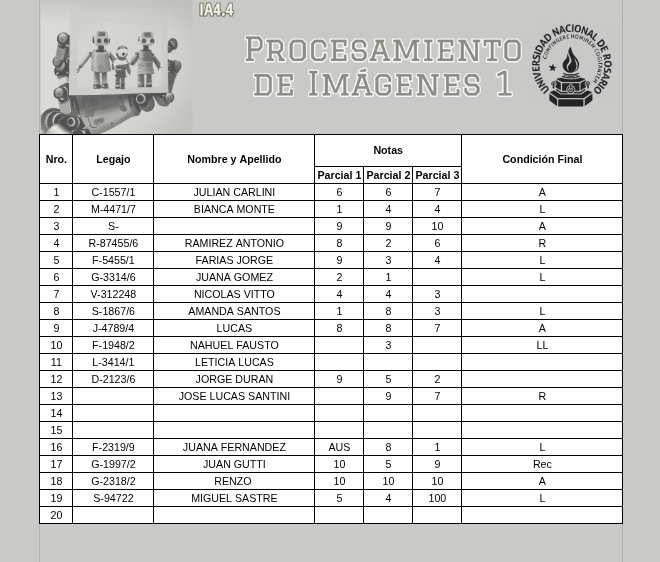
#> input picture TP1/source/grade_sheet_2.png, 660 x 562 px, found by its file name; its folder holds 4 pictures in this run
$ python problema_2_preliminar.py
#> lines starting #> are read from the running program, lines starting #| are printed output that depends on the picture; after the words box and inside, x2 and y2 are one past the last pixel; in counts of white or black regions, pixels touching at a corner belong together
import cv2
import numpy as np
import matplotlib.pyplot as plt
import pandas as pd

def buscar_letras(crop_celda, umbral=170, area_minima=2):
    """
    Función para detectar caracteres en una celda de una hoja de calificaciones.
    Parámetros:
    - crop_celda: imagen recortada de la celda
    - umbral: umbral para la binarización
    - area_minima: área mínima para considerar un componente como un carácter
    Retorna:
    - caracteres: lista de diccionarios con información de cada carácter detectado
    - cantidad: número de caracteres detectados
    """

    # 1. Convertir a escala de grises si es necesario
    if len(crop_celda.shape) == 3:
        crop = cv2.cvtColor(crop_celda, cv2.COLOR_BGR2GRAY)
    else:
        crop = crop_celda

    # 2. Aplicar el umbral (Binarización)
    _, img_binaria = cv2.threshold(crop, umbral, 255, cv2.THRESH_BINARY_INV)

    # 3. Obtener componentes conectadas
    num_labels, labels, stats, centroids = cv2.connectedComponentsWithStats(img_binaria, connectivity=8)

    # 4. Filtrar por área mínima
    # Empezamos en 1 para omitir el fondo (label 0)
    caracteres = []
    cantidad = 0
    for i in range(1, num_labels):
        area = stats[i, cv2.CC_STAT_AREA]
        if area >= area_minima:
            cantidad += 1
            caracteres.append({
                "componente": i,
                "bbox_xywh": (stats[i, 0], stats[i, 1], stats[i, 2], stats[i, 3]), # x, y, w, h
                "area": area,
                "centroide": centroids[i] #(cx,cy)
            })
    return caracteres, cantidad

def clasificar_letra(imagen_crop, umbral_ruido = 20, umbral_simetria = 15):
    # 1. Convertir a escala de grises si no lo está
    if len(imagen_crop.shape) == 3:
        gris = cv2.cvtColor(imagen_crop, cv2.COLOR_BGR2GRAY)
    else:
        gris = imagen_crop.copy()

    # 2. Binarizar (Invertir para que la letra sea BLANCA (255) y el fondo NEGRO (0))
    # Esto facilita contar píxeles de la letra usando np.sum() o cv2.countNonZero
    _, binaria = cv2.threshold(gris, 127, 255, cv2.THRESH_BINARY_INV)

    # 3. Redimensionar a un tamaño estándar (ej. 40x40) para que las proporciones siempre coincidan
    letra = cv2.resize(binaria, (40, 40))

    # 4. Dividir la letra en regiones usando SLICING
    # [filas, columnas] -> alto 40, ancho 40
    mitad_superior_derecha = letra[0:20, 20:40]
    mitad_inferior_derecha = letra[20:40, 20:40]
    lado_izquierdo         = letra[:, 0:20]
    lado_derecho           = letra[:, 20:40]

    # 5. Contar cuántos píxeles "de letra" hay en cada zona
    pixels_sup_der = np.sum(mitad_superior_derecha == 255)
    pixels_inf_der = np.sum(mitad_inferior_derecha == 255)

    # Calcular simetría izquierda-derecha (Restamos las matrices de ambos lados)
    # Si es muy simétrica (como la 'A'), la diferencia absoluta será baja
    diferencia_simetria = np.sum(cv2.absdiff(lado_izquierdo, cv2.flip(lado_derecho, 1)) == 255)

    # 6. Lógica de decisión basada en umbrales (puedes ajustar estos números según tus pruebas)
    # Una 'L' no tiene casi nada en la esquina superior derecha
    if pixels_sup_der < umbral_ruido: # Umbral de ruido a ajustar
        return "L"

    # Una 'A' es altamente simétrica comparada con una 'R'
    # y la 'R' tiene una "panza" arriba a la derecha y una "pata" abajo a la derecha
    if diferencia_simetria < umbral_simetria: # Umbral de simetría a ajustar
        return "A"
    else:
        return "R"

"""
def buscar_letras(crop_celda, umbral=170, area_minima=2, ANCHO_PROMEDIO_LETRA = 8, UMBRAL_LETRA_UNICA = 12):

    Función para detectar caracteres en una celda de una hoja de calificaciones.
    Parámetros:
    - crop_celda: imagen recortada de la celda
    - umbral: umbral para la binarización
    - area_minima: área mínima para considerar un componente como un carácter
    - ANCHO_PROMEDIO_LETRA: Ancho estimado de una letra + su espacio
    - UMBRAL_LETRA_UNICA: Si mide menos de esto, es 1 sola letra de forma segura
    Retorna:
    - caracteres: lista de diccionarios con información de cada carácter detectado
    - total_caracteres: número de caracteres detectados


    # 1. Convertir a escala de grises si es necesario
    if len(crop_celda.shape) == 3:
        crop = cv2.cvtColor(crop_celda, cv2.COLOR_BGR2GRAY)
    else:
        crop = crop_celda

    # 2. Aplicar el umbral (Binarización)
    _, img_binaria = cv2.threshold(crop, umbral, 255, cv2.THRESH_BINARY_INV)

    # 3. Obtener componentes conectadas
    num_labels, labels, stats, centroids = cv2.connectedComponentsWithStats(img_binaria, connectivity=8)

    # 4. Filtrar por área mínima
    # Empezamos en 1 para omitir el fondo (label 0)
    # Parámetros de calibración

    caracteres = []
    total_caracteres = 0
    for i in range(1, num_labels):
        area = stats[i, cv2.CC_STAT_AREA]
        if area < area_minima:
            continue
        x = stats[i, 0]
        y = stats[i, 1]
        w = stats[i, 2]
        h = stats[i, 3]
        caracteres.append({
            "componente": i,
            "bbox_xywh": (w, y, w, h),
            "area": area,
            "centroide": centroids[i] #(cx,cy)
        })

        # --- ESTRATEGIA DE CONTEO ESTIMADO ---
        if w <= UMBRAL_LETRA_UNICA:
            # Caso normal: el componente entra en el ancho de una sola letra
            caracteres_en_componente = 1
        else:
            # Caso caracteres pegados: calculamos cuántas letras entran en ese ancho.
            # Usamos división entera sumando un redondeo dinámico para casos límite.
            caracteres_en_componente = int(np.round(w / ANCHO_PROMEDIO_LETRA))

            # Aseguramos que al menos compute 2 si superó el umbral superior
            if caracteres_en_componente < 2:
                caracteres_en_componente = 2

        total_caracteres += caracteres_en_componente

    return caracteres, total_caracteres
    """

def contar_palabras(caracteres, umbral_espacio=3):
    # Umbral empírico: un espacio mayor a 12 píxeles suele indicar separación de palabras
    # Si la celda está vacía, no hay palabras
    if not caracteres:
        print("Cantidad de palabras detectadas: 0 (Celda vacía)")
        return 0

    # --- ORDENAR LOS CARACTERES DE IZQUIERDA A DERECHA ---
    # Ordenamos la lista de diccionarios basándonos en la coordenada X (bbox_xywh[0])
    caracteres_ordenados = sorted(caracteres, key=lambda c: c["bbox_xywh"][0])

    # --- EXTRACCIÓN DE DATOS ---
    # Convertimos las coordenadas X y los Anchos (W) a arreglos de NumPy
    coordenadas_x = np.array([c["bbox_xywh"][0] for c in caracteres_ordenados])
    anchos = np.array([c["bbox_xywh"][2] for c in caracteres_ordenados])

    # --- CALCULAR LOS ESPACIOS ENTRE CARACTERES ---
    # El final de cada carácter es su X + su Ancho
    finales_caracteres = coordenadas_x[:-1] + anchos[:-1]
    # El inicio del siguiente carácter simplemente empieza desde el segundo elemento
    inicios_siguientes = coordenadas_x[1:]

    # Restamos los arreglos de NumPy vectorialmente para obtener todos los espacios en un solo paso
    espacios = inicios_siguientes - finales_caracteres

    # --- CONTAR PALABRAS ---
    # Contamos cuántos espacios superan el umbral utilizando NumPy
    espacios_grandes = np.sum(espacios > umbral_espacio)

    # La cantidad de palabras siempre es la cantidad de espacios grandes + 1
    cantidad_palabras = espacios_grandes + 1

    return cantidad_palabras


#========================================================================================
#Comienzo del código para procesar las hojas de calificaciones
#========================================================================================

#hojas = ["1", "2", "3", "4"]
hojas = ["2"]

#Itero sobre cada hoja de calificaciones
for hoja in hojas:
    img = cv2.imread(
        f"./git/TUIA_PDI_TP1_2026_C2_outl/TP1/source/grade_sheet_{hoja}.png",
        cv2.IMREAD_GRAYSCALE
    )
#> img: shape (562, 660); min 0, max 255, mean 216

    # Aplicamos cv2.GaussianBlur para limpiar ruido
    # Usamos un kernel pequeño (5x5) y dejamos que calcule sigma automáticamente (0)
    img_suavizada = cv2.GaussianBlur(img, (5, 5), 0)
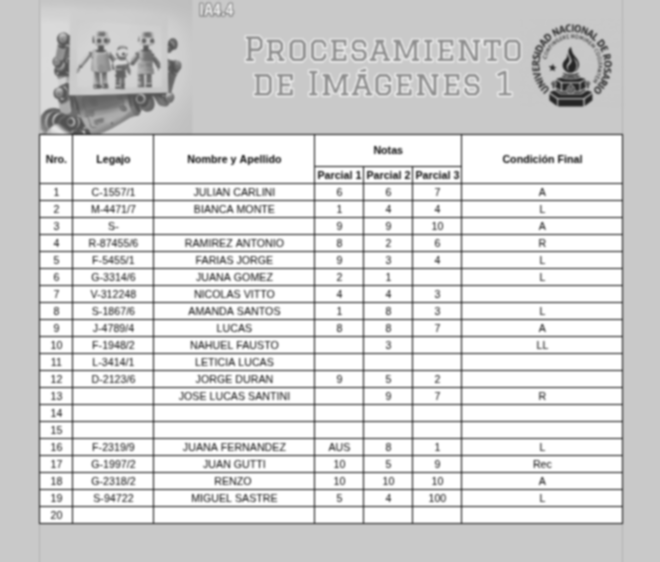
#> img_suavizada: shape (562, 660); min 36, max 255, mean 216

    # Binarizamos la imagen para detectar las líneas oscuras de la grilla
    img_binaria = img < 10
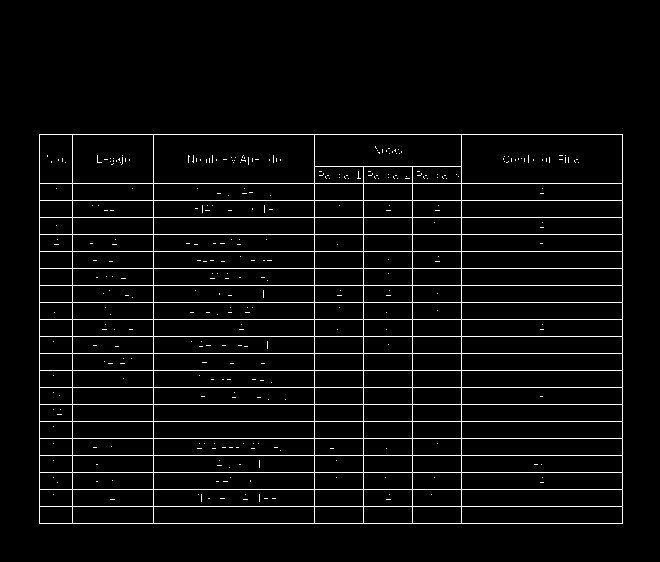
#> img_binaria: shape (562, 660) bool; 4.5% white in thin lines or dots, all inside (x1, y1, x2, y2) = (39, 134, 623, 524)


    # Determino la posición de las líneas horizontales y verticales para segmentar la hoja en celdas
    img_rows = np.sum(img_binaria, axis=1)
#> img_rows = 562 values, max 584 at index 134, min 0 at index 0, mean 29.83
    img_cols = np.sum(img_binaria, axis=0)
#> img_cols = 660 values, max 390 at index 39, min 0 at index 0, mean 25.4

    # Identifico las posiciones de las líneas horizontales y verticales
    (linea_horizontal, ) = np.where(img_rows >= (img_rows.max() - 2))
#> linea_horizontal = 22 values from 134 to 523
    alto_columna = linea_horizontal[-1] - linea_horizontal[1]
#> alto_columna = 340
    (linea_vertical, ) = np.where(img_cols > alto_columna)
#> linea_vertical = [39, 72, 153, 314, 363, 412, 461, 622]

    # Itero sobre cada línea horizontal para extraer las celdas correspondientes a Legajo, Nombre, Parcial 1,
    # Parcial 2, Parcial 3 y Condición Final
    for i in range(1, 5): #len(linea_horizontal) - 1):
        linea_superior = linea_horizontal[i] + 2
        linea_inferior = linea_horizontal[i + 1] - 2
        crop_legajo = img[linea_superior:linea_inferior, linea_vertical[1]+2:linea_vertical[2]-2]
        crop_nombre = img[linea_superior:linea_inferior, linea_vertical[2]+2:linea_vertical[3]-2]
        crop_parcial_1 = img[linea_superior:linea_inferior, linea_vertical[3]+2:linea_vertical[4]-2]
        crop_parcial_2 = img[linea_superior:linea_inferior, linea_vertical[4]+2:linea_vertical[5]-2]
        crop_parcial_3 = img[linea_superior:linea_inferior, linea_vertical[5]+2:linea_vertical[6]-2]
        crop_condicion_final = img[linea_superior:linea_inferior, linea_vertical[6]+2:linea_vertical[7]-2]

        """
        #Verificar campo Legajo ==============================================================
        caracteres, cantidad = buscar_letras(crop_legajo, umbral=138, area_minima=3)

        print(f"Legajo {i}: {cantidad} letras detectadas.")
        plt.imshow(crop_legajo, cmap="gray")
        plt.title(f"Hoja {hoja} - Legajo {i}: {cantidad} letras detectadas.")
        plt.show()


        #Verificar campo Nombre ==============================================================
        caracteres_nombre, cantidad_letras = buscar_letras(
            crop_nombre, umbral=138, area_minima=6
        )
        cantidad_palabras = contar_palabras(caracteres_nombre, umbral_espacio=2)

        print(f"Legajo {i}: {cantidad_palabras} palabras detectadas.")
        plt.imshow(crop_nombre, cmap="gray")
        plt.title(f"Hoja {hoja} - Nombre {i}: {cantidad_letras} letras detectadas y {cantidad_palabras} palabras detectadas.")
        plt.show()


        #Verificar campo Parcial_1 ==============================================================
        caracteres_parcial_1, cantidad_letras = buscar_letras(
            crop_parcial_1, umbral=138, area_minima=9
        )
        cantidad_palabras = contar_palabras(caracteres_parcial_1, umbral_espacio=2)

        print(f"Legajo {i}: {cantidad_palabras} palabras detectadas.")
        plt.imshow(crop_parcial_1, cmap="gray")
        plt.title(f"Hoja {hoja} - Parcial 1 Linea Nro: {i}: {cantidad_letras} letras detectadas.")
        plt.show()


        #Verificar campo Parcial_2 ==============================================================
        caracteres_parcial_2, cantidad_letras = buscar_letras(
            crop_parcial_2, umbral=138, area_minima=9
        )
        cantidad_palabras = contar_palabras(caracteres_parcial_2, umbral_espacio=2)

        print(f"Legajo {i}: {cantidad_palabras} palabras detectadas.")
        plt.imshow(crop_parcial_2, cmap="gray")
        plt.title(f"Hoja {hoja} - Parcial 2 Linea Nro: {i}: {cantidad_letras} letras detectadas.")
        plt.show()


        #Verificar campo Parcial_3 ==============================================================
        caracteres_parcial_3, cantidad_letras = buscar_letras(
            crop_parcial_3, umbral=138, area_minima=9
        )
        cantidad_palabras = contar_palabras(caracteres_parcial_3, umbral_espacio=2)

        print(f"Legajo {i}: {cantidad_palabras} palabras detectadas.")
        plt.imshow(crop_parcial_3, cmap="gray")
        plt.title(f"Hoja {hoja} - Parcial 3 Linea Nro: {i}: {cantidad_letras} letras detectadas.")
        plt.show()

        """
        #Verificar campo condicion final ==============================================================
        caracteres_condicion_final, cantidad_letras = buscar_letras(
            crop_condicion_final, umbral=138, area_minima=9
        )
        cantidad_palabras = contar_palabras(caracteres_condicion_final, umbral_espacio=2)
        if caracteres_condicion_final:
            c = caracteres_condicion_final[0]["bbox_xywh"]
            crop_letra = crop_condicion_final[c[1]:c[1]+c[3], c[0]:c[0]+c[2]]
            calificacion = clasificar_letra(crop_letra)
        else:
            calificacion = "No detectada"
        print(f"Legajo {i}: Calificación detectada: {calificacion}")

        print(f"Legajo {i}: {cantidad_palabras} palabras detectadas.")
        plt.imshow(crop_condicion_final, cmap="gray")
        plt.title(f"Hoja {hoja} - Condición Final Linea Nro: {i}: Calificación detectada: {calificacion}")
        plt.show()
#> this loop made 4 passes
#> (linea_superior, linea_inferior, stats in buscar_letras, centroids in buscar_letras, coordenadas_x in contar_palabras, anchos in contar_palabras, pixels_sup_der in clasificar_letra, pixels_inf_der in clasificar_letra) on passes 1 to 4: (185, 198, [[0, 0, 157, 13, 2021], [76, 3, 7, 8, 20]], [[77.99, 5.99], [78.85, 6.9]], [76], [7], 0, 20), (202, 215, [[0, 0, 157, 13, 2029], [77, 3, 5, 8, 12]], [[78, 5.99], [77.83, 7.67]], [77], [5], 0, 60), (219, 232, [[0, 0, 157, 13, 2021], [76, 3, 7, 8, 20]], [[77.99, 5.99], [78.85, 6.9]], [76], [7], 0, 20), (236, 249, [[0, 0, 157, 13, 2019], [76, 3, 6, 8, 22]], [[78, 6], [78.23, 6.09]], [76], [6], 63, 34)
#| Legajo 1: Calificación detectada: L
#| Legajo 1: 1 palabras detectadas.
#| Legajo 2: Calificación detectada: L
#| Legajo 2: 1 palabras detectadas.
#| Legajo 3: Calificación detectada: L
#| Legajo 3: 1 palabras detectadas.
#| Legajo 4: Calificación detectada: R
#| Legajo 4: 1 palabras detectadas.
#> pass 1, in clasificar_letra, `letra = cv2.resize(binaria, (40, 40))`:
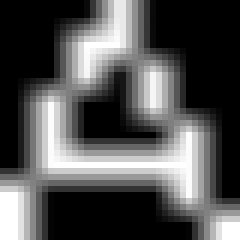
#> letra: shape (40, 40) (shown 6 times larger); min 0, max 255, mean 82
#> pass 1, in clasificar_letra, `mitad_superior_derecha = letra[0:20, 20:40]`:
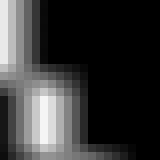
#> mitad_superior_derecha: shape (20, 20) (shown 8 times larger); min 0, max 245, mean 54.6
#> pass 1, in clasificar_letra, `mitad_inferior_derecha = letra[20:40, 20:40]`:
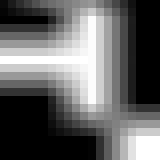
#> mitad_inferior_derecha: shape (20, 20) (shown 8 times larger); min 0, max 255, mean 100.3
#> pass 1, in clasificar_letra, `lado_izquierdo         = letra[:, 0:20]`:
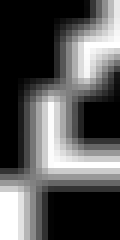
#> lado_izquierdo: shape (40, 20) (shown 6 times larger); min 0, max 255, mean 86.5
#> pass 1, `plt.show()`:
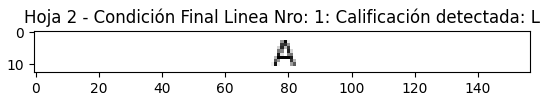
#> figure drawn by matplotlib, 1 panel


"""
def main():
    # 1. Simulación de la carga y llamada a tu función modificada
    crop = cv2.imread("celda_crop.png")

    caracteres, cantidad = buscar_letras(crop)

    if cantidad > 12:
        print("Validación fallida: Se esperaba menos de 12 caracteres.")
    # Falta validaciones!!!!!!
    cantidad_palabras = contar_palabras(caracteres, umbral_espacio=3)

    # --- VALIDACIÓN DE EJEMPLO (Nombre y Apellido) ---
    print(f"Caracteres válidos detectados: {len(caracteres)}")
    print(f"Cantidad de palabras detectadas: {cantidad_palabras}")

    if cantidad_palabras >= 2:
        print("Validación exitosa: Contiene al menos dos palabras (posible Apellido y Nombre).")
    else:
        print("Validación fallida: Se esperaba más de una palabra.")


if __name__ == "__main__":
    main()

    """
